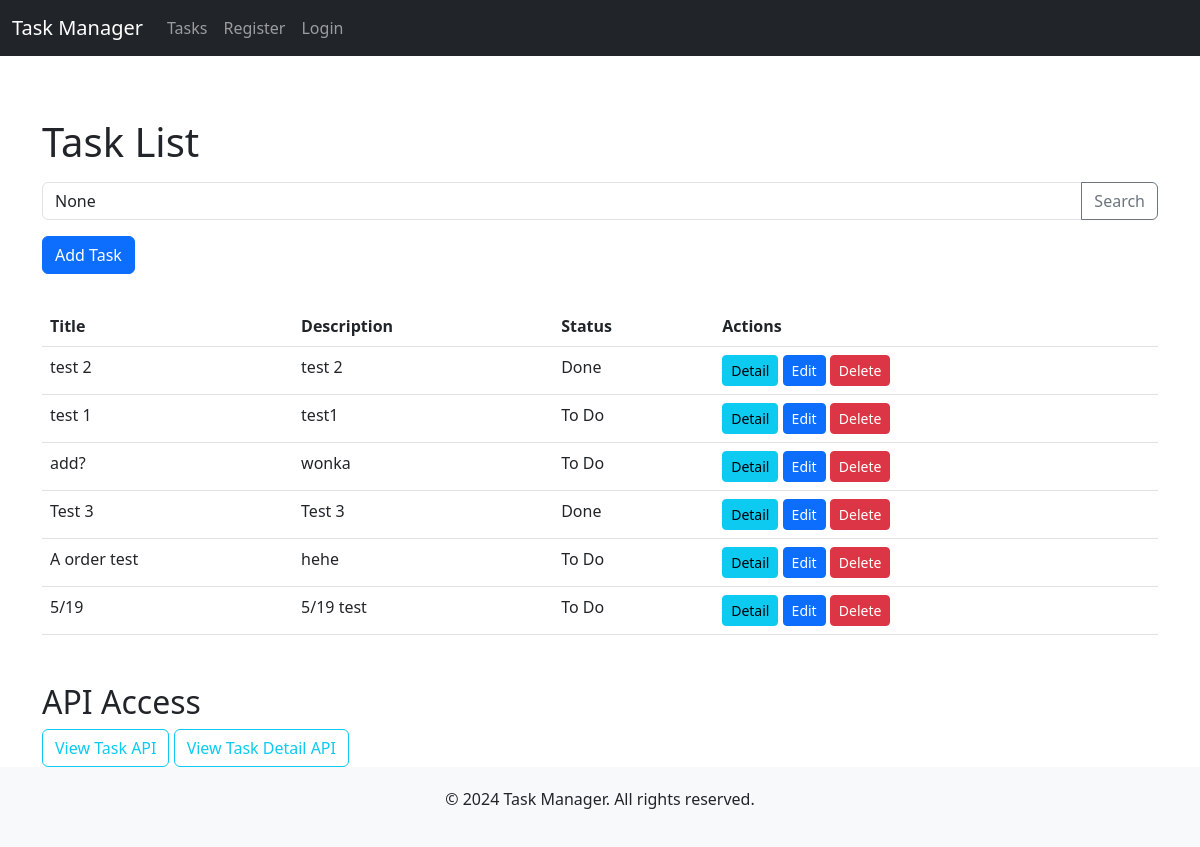
Page /tasks/ (signed in) on the committed database.
### tasks/models.py (models this page shows, shortened)
class Task(models.Model):
    owner = models.ForeignKey(User, on_delete=models.CASCADE)
    title = models.CharField(max_length=100, blank=False)
    description = models.TextField(blank=True)
    created_at = models.DateTimeField(auto_now_add=True)
    status = models.CharField(max_length=15, choices=status, null=False, default='To Do')
    class Meta:
        ordering = ['-title']

### tasks/views.py (the view, shortened to what this page needs)
# urls.py: path('tasks/', TaskListCreateView.as_view(), name='task-list-create'),
class TaskListCreateView(TaskBaseView):
    template_name = 'tasks/task_list_create.html'
    def get(self, request):
        form_task = TaskCreateForm()
        form_search = searchForm(request.GET)
        search = form_search.data.get('search')
        if search:
            tasks = Task.objects.filter(Q(title__icontains=search) | Q(description__icontains=search))
            form_search = searchForm(initial={'search': search})
            messages.success(request, f'Search results for: {search}')
        else:
            tasks = Task.objects.all()
        return render(request, 'tasks/task_list_create.html', {'tasks': tasks, 'form_task': form_task, 'form_search': form_search})

### tasks/forms.py
class TaskCreateForm(forms.ModelForm):
    class Meta:
        model = Task
        fields = ['title', 'description']

class searchForm(forms.Form):
    search = forms.CharField(label='', widget=forms.TextInput(attrs={'placeholder': 'search...'}), required=False)

### tasks/templates/tasks/task_list_create.html (shortened to what this page needs)
{% extends 'base.html' %}
{% block content %}
    <h1 class="mt-5">Task List</h1>
    <form method="GET" class="mt-3">
        <div class="input-group mb-3">
            <input type="text" class="form-control" name="search" placeholder="Search tasks" value="{{ form_search.search.value }}">
            <button class="btn btn-outline-secondary" type="submit">Search</button>
        </div>
    </form>
    <button id="addTaskButton" class="btn btn-primary mb-3">Add Task</button>
    <table class="table mt-3">
        <thead>
            <tr>
                <th>Title</th>
                <th>Description</th>
                <th>Status</th>
                <th>Actions</th>
            </tr>
        </thead>
        <tbody>
            {% for task in tasks %}
            <tr>
                <td>{{ task.title }}</td>
                <td>{{ task.description }}</td>
                <td>{{ task.status }}</td>
                <td>
                    <a href="{% url 'tasks:detail' pk=task.pk %}" class="btn btn-info btn-sm">Detail</a>
                    <a href="{% url 'tasks:edit' pk=task.pk %}" class="btn btn-primary btn-sm">Edit</a>
                    <a href="{% url 'tasks:delete' pk=task.pk %}" class="btn btn-danger btn-sm">Delete</a>
                </td>
            </tr>
            {% endfor %}
        </tbody>
    </table>
    <h2 class="mt-5">API Access</h2>
    <a href="/apis/tasks/" class="btn btn-outline-info">View Task API</a>
    <a href="/apis/tasks/{{ task.pk }}" class="btn btn-outline-info">View Task Detail API</a>
{% endblock %}

### tasks/templates/base.html (shortened to what this page needs)
{% load static %}
<!DOCTYPE html>
<html lang="en">
<head>
    <link rel="stylesheet" href="https://cdnjs.cloudflare.com/ajax/libs/twitter-bootstrap/5.3.0/css/bootstrap.min.css">
</head>
<body>
    <nav class="navbar navbar-expand-lg navbar-dark bg-dark fixed-top">
        <div class="container-fluid">
            <a class="navbar-brand" href="{% url 'tasks:list_create' %}">Task Manager</a>
            <div class="collapse navbar-collapse" id="navbarNav">
                <ul class="navbar-nav">
                    <li class="nav-item">
                        <a class="nav-link" href="{% url 'tasks:list_create' %}">Tasks</a>
                    </li>
                    <li class="nav-item">
                        <a class="nav-link btn btn-success" href="{% url 'tasks:register' %}">Register</a>
                    </li>
                    <li class="nav-item">
                        <a class="nav-link btn btn-primary" href="{% url 'login' %}">Login</a>
                    </li>
                </ul>
            </div>
        </div>
    </nav>
    <main class="container">
        {% block content %}{% endblock %}
    </main>
    <footer>
        <div class="container">
            <p>&copy; 2024 Task Manager. All rights reserved.</p>
        </div>
    </footer>
</body>
</html>

### tasks/templates/base.html (style rules this page uses)
body { padding-top: 70px; }
footer { background-color: #f8f9fa; padding: 20px 0; text-align: center; }

### rows in the picture
Task: title "test 2", description "test 2", status "Done"
Task: title "test 1", description "test1", status "To Do"
Task: title "add?", description "wonka", status "To Do"
Task: title "Test 3", description "Test 3", status "Done"
Task: title "A order test", description "hehe", status "To Do"
Task: title "5/19", description "5/19 test", status "To Do"
